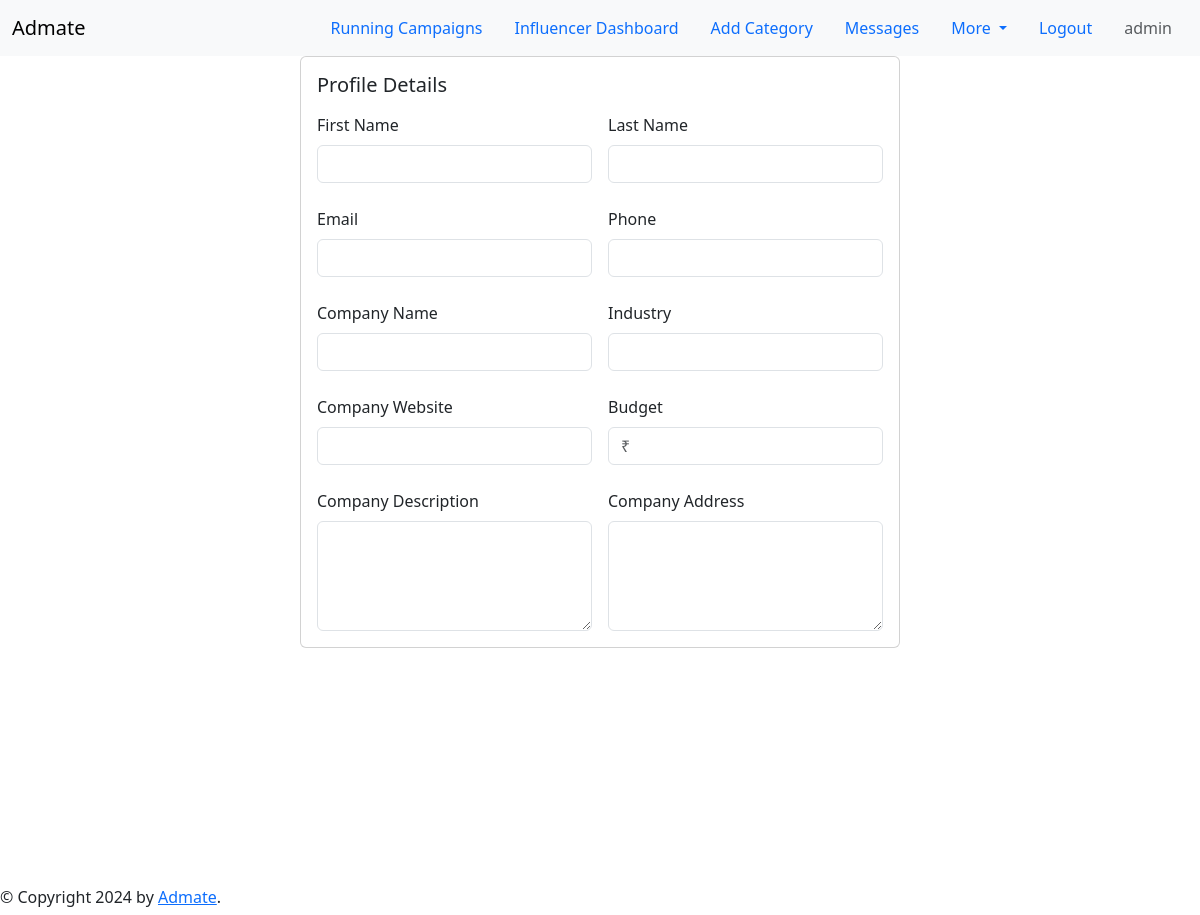
The app's page /profile_view_sponsor/influencer (signed in), older data.
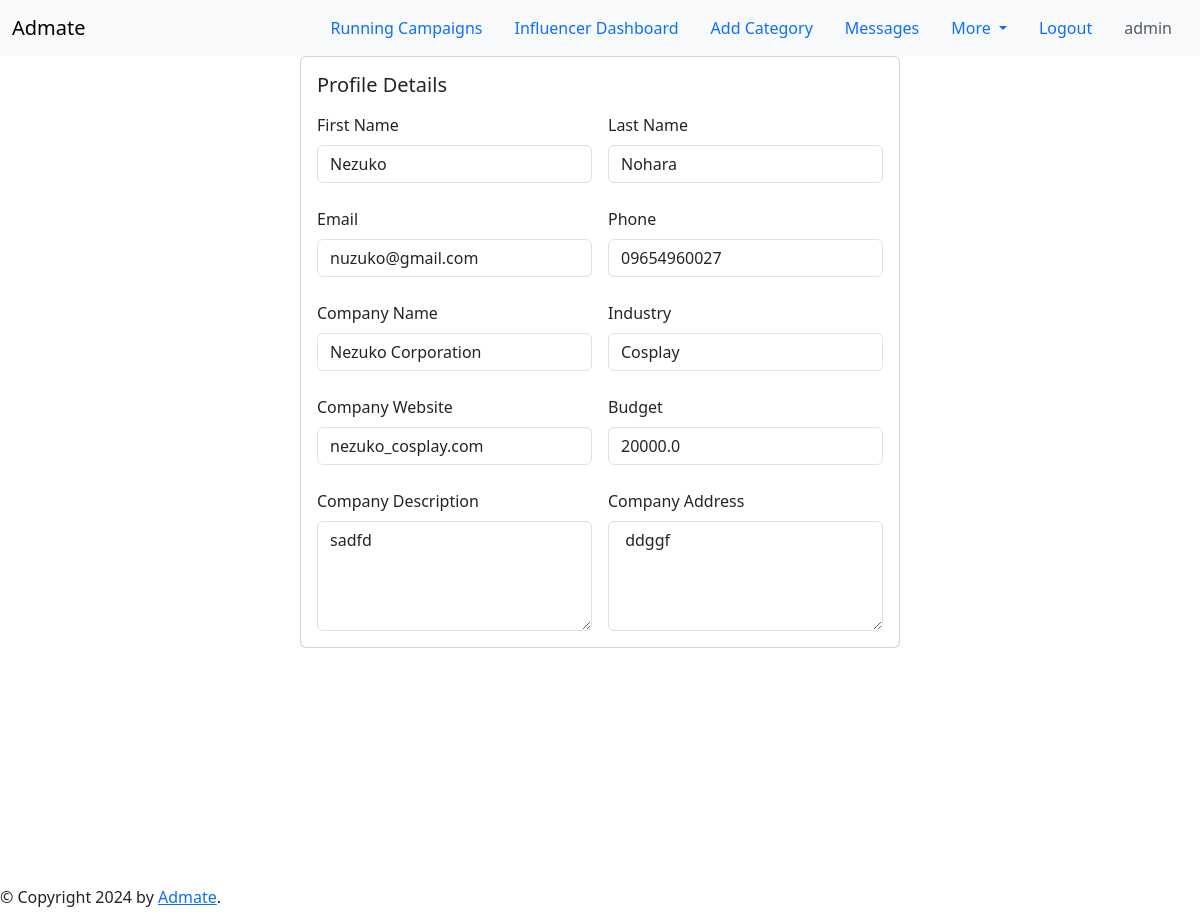
The same page, newer data.
### application/models.py (models this page shows)
class SponsorProfile(db.Model):
    id = db.Column(db.Integer, primary_key=True)
    user = db.Column(db.String(20), db.ForeignKey('user.username'))
    first_name = db.Column(db.String(64))
    last_name = db.Column(db.String(64))
    email = db.Column(db.String(120), nullable=False)
    phone = db.Column(db.String(20), nullable=False)
    company_name = db.Column(db.String(64))
    company_address = db.Column(db.String(100), nullable=False)
    company_website = db.Column(db.String(100), nullable=False)
    company_description = db.Column(db.String(256), nullable=False)
    industry = db.Column(db.String(64))
    budget = db.Column(db.Float)

### application/routes.py (the view)
@app.route('/profile_view_sponsor/<user>')
def profile_view_sponsor(user):
    sponsor_profile = SponsorProfile.query.filter_by(user=user).first()
    return render_template('profile_view_sponsor.html', sponsor_profile=sponsor_profile)

### templates/profile_view_sponsor.html (shortened to what the changed rows need)
{% extends 'nav_link.html' %}
{% block content %}
<div class="centered-content">
    {% if session['username'] %}
        <div style="display: flex; justify-content: center;">
            <div class = 'card' style="width: 50%;">
                <div class="card-body">
                    <h5 class="card-title">Profile Details</h5>
                    <form method="post" class="row g-3">
                        <div class="col-md-6">
                            <div class = 'form-group mt-2'>
                                <label for="first_name" class="form-label" >First Name</label>
                                <input type="text" name="first_name" class="form-control" value="{{ sponsor_profile.first_name }}" readonly id="first_name" >
                            </div>
                        </div>
                        <div class="col-md-6">
                            <div class="form-group mt-2" >
                                <label for="last_name" class="form-label" >Last Name</label>
                                <input type="text" name="last_name" class="form-control" id="last_name" value="{{ sponsor_profile.last_name }}" readonly>
                            </div>
                        </div>
                        <div class="col-md-6" >
                            <div class="form-group mt-2" >
                                <label for="email" class="form-label" >Email</label>
                                <input type="email" name="email" class="form-control" id="email" value="{{ sponsor_profile.email }}" readonly>
                            </div>
                        </div>
                        <div class="col-md-6">
                            <div class="form-group mt-2" >
                                <label for="phone" class="form-label" >Phone</label>
                                <input type="tel" name="phone" class="form-control" id="phone" value="{{ sponsor_profile.phone }}" readonly>
                            </div>
                        </div>
                        <div class = "col-md-6">
                            <div class="form-group mt-2" >
                                <label for="company_name" class="form-label" >Company Name</label>
                                <input type="text" name="company_name" class="form-control" id="company_name" value="{{ sponsor_profile.company_name }}" readonly>
                            </div>
                        </div>
                        <div class = 'col-md-6'>
                            <div class="form-group mt-2" >
                                <label for="industry" class="form-label" >Industry</label>
                                <input type="text" name="industry" class="form-control" id="industry" value="{{ sponsor_profile.industry }}" readonly>
                            </div>
                        </div>
                        <div class="col-md-6" >
                            <div class="form-group mt-2" >
                                <label for="company_website" class="form-label" >Company Website</label>
                                <input type="text" name="company_website" class="form-control" id="company_website" value="{{ sponsor_profile.company_website }}" readonly>
                            </div>
                        </div>
                        <div class="col-md-6">
                            <div class="form-group mt-2">
                                <label for="budget" class="form-label" >Budget</label>
                                <input type="text" name="budget" class="form-control" id="budget" placeholder="₹" value="{{ sponsor_profile.budget }}" readonly>
                            </div>
                        </div>
                        <div class="col-md-6">
                            <div class="form-group mt-2" >
                                <label for="company_description" class="form-label" >Company Description</label>
                                <textarea name="company_description" class="form-control" id="company_description" rows="4" cols="50" readonly>{{ sponsor_profile.company_description }}</textarea>
                            </div>
                        </div>
                        <div class="col-md-6">
                            <div class="form-group mt-2">
                                <label for="company_address" class="form-label" >Company Address</label>
                                <textarea name="company_address" class="form-control" id="company_address" rows="4" cols="50" readonly>{{ sponsor_profile.company_address }}</textarea>
                            </div>
                        </div>
                    </form>
                </div>
            </div>
        </div>
    {% endif %}
</div>
{% endblock content %}

Row changes from the older to the newer data that the page shows:
added SponsorProfile: first_name "Nezuko", last_name "Nohara", email "nuzuko@gmail.com", phone "09654960027", company_name "Nezuko Corporation", industry "Cosplay", company_website "nezuko_cosplay.com", budget "20000.0", company_description "sadfd", company_address "ddggf"
